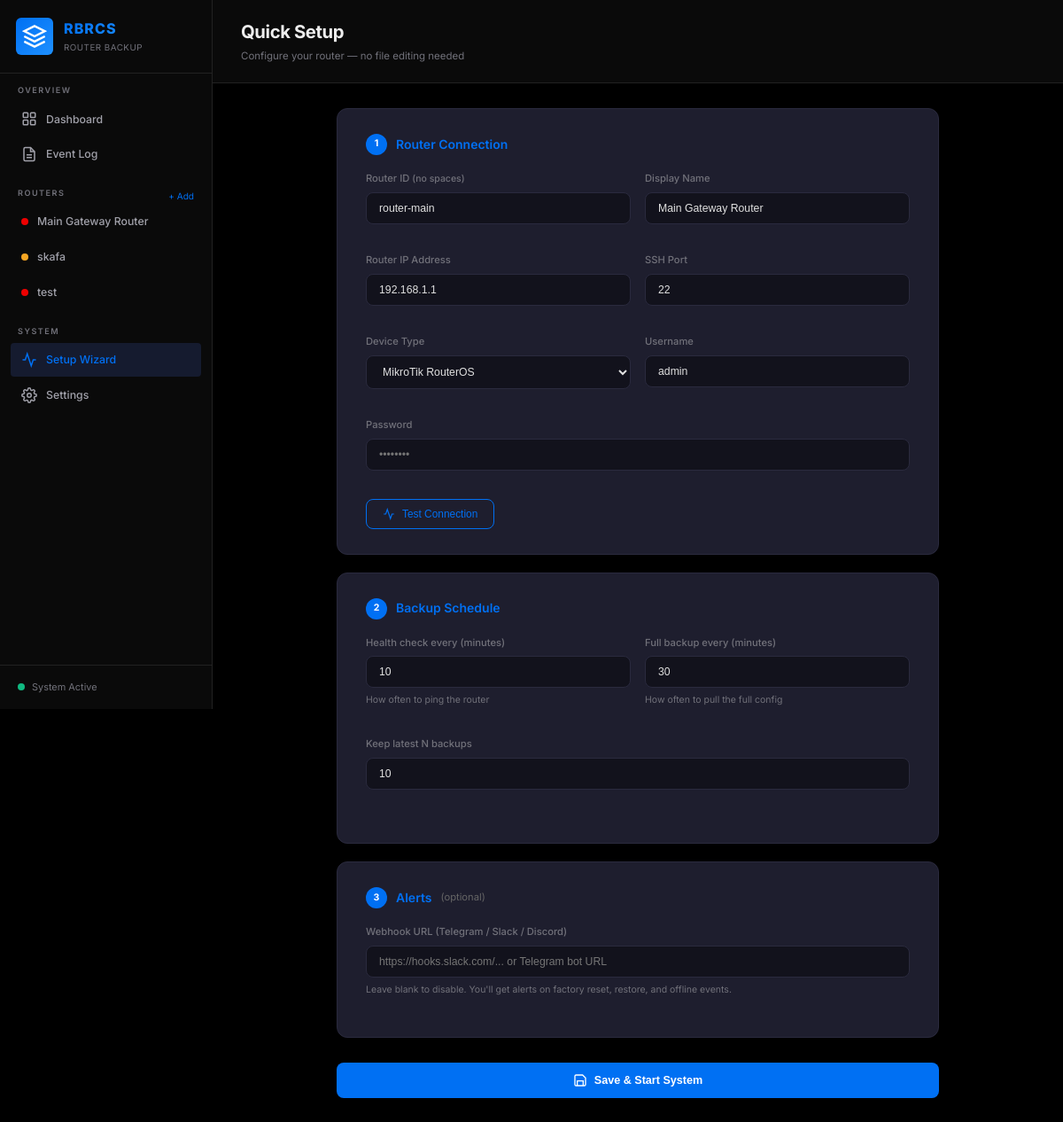
The app's page /setup with its own data.
### tables this page shows
CREATE TABLE routers (
            id            TEXT PRIMARY KEY,
            name          TEXT NOT NULL,
            host          TEXT NOT NULL,
            port          INTEGER DEFAULT 22,
            device_type   TEXT NOT NULL,
            username      TEXT,
            password      TEXT,
            ssh_key_path  TEXT,
            enable_password TEXT,
            status        TEXT DEFAULT 'unknown',
            last_seen     DATETIME,
            last_backup   DATETIME,
            created_at    DATETIME DEFAULT CURRENT_TIMESTAMP
        );

### sample_zip/mnt/user-data/outputs/rbrcs.py (the view)
@app.route("/setup")
def setup_page():
    return render_template("setup.html", config=config)

### sample_zip/mnt/user-data/outputs/rbrcs.py (called while the page is built)
def get_db(db_path=None):
    path = db_path or DB_PATH
    conn = sqlite3.connect(path)
    conn.row_factory = sqlite3.Row
    conn.execute("PRAGMA journal_mode=WAL")      # Better concurrent access
    conn.execute("PRAGMA foreign_keys=ON")
    conn.execute("PRAGMA cache_size = -2000")    # 2MB cache, reduces disk I/O
    conn.execute("PRAGMA temp_store = MEMORY")   # Keep temporary tables/indices in memory
    return conn

def get_all_routers(db_path=None):
    conn = get_db(db_path)
    rows = conn.execute("SELECT * FROM routers ORDER BY name").fetchall()
    conn.close()
    return [dict(r) for r in rows]

@app.context_processor
def inject_sidebar_routers():
    return dict(sidebar_routers=get_all_routers())

### sample_zip/templates/setup.html (shortened to what this page needs)
{% extends "base.html" %}
{% block page_title %}Quick Setup{% endblock %}
{% block page_subtitle %}Configure your router — no file editing needed{% endblock %}
{% block content %}
<div class="setup-wrap">
  <div class="setup-step">
    <h3><span class="step-num">1</span> Router Connection</h3>
    <div class="form-row">
      <div class="form-group">
        <label>Router ID <small>(no spaces)</small></label>
        <input type="text" id="s-router-id" placeholder="router-main" value="router-main">
      </div>
      <div class="form-group">
        <label>Display Name</label>
        <input type="text" id="s-router-name" placeholder="Main Gateway Router" value="Main Gateway Router">
      </div>
    </div>
    <div class="form-row">
      <div class="form-group">
        <label>Router IP Address</label>
        <input type="text" id="s-router-host" placeholder="192.168.1.1" value="{{ config.routers[0].host if config.routers else '' }}">
      </div>
      <div class="form-group">
        <label>SSH Port</label>
        <input type="number" id="s-router-port" placeholder="22" value="22">
      </div>
    </div>
    <div class="form-row">
      <div class="form-group">
        <label>Device Type</label>
        <select id="s-device-type">
          <option value="mikrotik_routeros" {% if config.routers and config.routers[0].device_type == 'mikrotik_routeros' %}selected{% endif %}>MikroTik RouterOS</option>
        </select>
      </div>
      <div class="form-group">
        <label>Username</label>
        <input type="text" id="s-username" placeholder="admin" value="{{ config.routers[0].username if config.routers else 'admin' }}">
      </div>
    </div>
    <div class="form-row single">
      <div class="form-group">
        <label>Password</label>
        <input type="password" id="s-password" placeholder="••••••••">
      </div>
    </div>
    <button class="btn-test" onclick="testConnection()">
      <svg width="14" height="14" viewBox="0 0 24 24" fill="none" stroke="currentColor" stroke-width="2"><polyline points="22 12 18 12 15 21 9 3 6 12 2 12"/></svg>
      Test Connection
    </button>
  </div>
  <div class="setup-step">
    <h3><span class="step-num">2</span> Backup Schedule</h3>
    <div class="form-row">
      <div class="form-group">
        <label>Health check every (minutes)</label>
        <input type="number" id="s-interval" value="{{ config.health_check.interval_minutes if config.health_check else 10 }}" min="1" max="60">
        <small>How often to ping the router</small>
      </div>
      <div class="form-group">
        <label>Full backup every (minutes)</label>
        <input type="number" id="s-backup-interval" value="{{ config.health_check.backup_interval_minutes if config.health_check else 30 }}" min="5" max="1440">
        <small>How often to pull the full config</small>
      </div>
    </div>
    <div class="form-row single">
      <div class="form-group">
        <label>Keep latest N backups</label>
        <input type="number" id="s-keep-latest" value="{{ config.retention.keep_latest if config.retention else 10 }}" min="3" max="100">
      </div>
    </div>
  </div>
  <div class="setup-step">
    <h3><span class="step-num">3</span> Alerts <small style="font-weight:400;color:#666;font-size:0.8rem">(optional)</small></h3>
    <div class="form-group">
      <label>Webhook URL (Telegram / Slack / Discord)</label>
      <input type="text" id="s-webhook" placeholder="https://hooks.slack.com/... or Telegram bot URL" value="{{ config.alerts.webhook_url if config.alerts else '' }}">
      <small>Leave blank to disable. You'll get alerts on factory reset, restore, and offline events.</small>
    </div>
  </div>
  <button class="btn-save" onclick="saveSetup()">
    <svg width="16" height="16" viewBox="0 0 24 24" fill="none" stroke="currentColor" stroke-width="2"><path d="M19 21H5a2 2 0 0 1-2-2V5a2 2 0 0 1 2-2h11l5 5v11a2 2 0 0 1-2 2z"/><polyline points="17 21 17 13 7 13 7 21"/></svg>
    Save & Start System
  </button>
</div>
{% endblock %}

### sample_zip/templates/base.html (shortened to what this page needs)
<!DOCTYPE html>
<html lang="en">
<head>
    <link rel="stylesheet" href="{{ url_for('static', filename='style.css') }}">
</head>
<body>
    <nav class="sidebar" id="sidebar">
        <div class="sidebar-header">
            <div class="logo">
                <div class="logo-icon">
                    <svg width="28" height="28" viewBox="0 0 24 24" fill="none" stroke="currentColor" stroke-width="2">
                        <path d="M12 2L2 7l10 5 10-5-10-5z"/>
                        <path d="M2 17l10 5 10-5"/>
                        <path d="M2 12l10 5 10-5"/>
                    </svg>
                </div>
                <div class="logo-text">
                    <span class="logo-title">RBRCS</span>
                    <span class="logo-subtitle">Router Backup</span>
                </div>
            </div>
        </div>
        <div class="nav-section">
            <span class="nav-section-title">Overview</span>
            <a href="{{ url_for('dashboard') }}" class="nav-link {% if request.endpoint == 'dashboard' %}active{% endif %}" id="nav-dashboard">
                <svg width="18" height="18" viewBox="0 0 24 24" fill="none" stroke="currentColor" stroke-width="2">
                    <rect x="3" y="3" width="7" height="7" rx="1"/>
                    <rect x="14" y="3" width="7" height="7" rx="1"/>
                    <rect x="3" y="14" width="7" height="7" rx="1"/>
                    <rect x="14" y="14" width="7" height="7" rx="1"/>
                </svg>
                Dashboard
            </a>
            <a href="{{ url_for('events_page') }}" class="nav-link {% if request.endpoint == 'events_page' %}active{% endif %}" id="nav-events">
                <svg width="18" height="18" viewBox="0 0 24 24" fill="none" stroke="currentColor" stroke-width="2">
                    <path d="M14 2H6a2 2 0 0 0-2 2v16a2 2 0 0 0 2 2h12a2 2 0 0 0 2-2V8z"/>
                    <polyline points="14 2 14 8 20 8"/>
                    <line x1="16" y1="13" x2="8" y2="13"/>
                    <line x1="16" y1="17" x2="8" y2="17"/>
                </svg>
                Event Log
            </a>
        </div>
        <div class="nav-section">
            <div style="display: flex; justify-content: space-between; align-items: center;">
                <span class="nav-section-title">Routers</span>
                <a href="{{ url_for('add_router_page') }}" style="color: var(--accent-blue); text-decoration: none; font-size: 0.72rem; padding-right: 8px;">+ Add</a>
            </div>
            {% for router in sidebar_routers %}
            <a href="{{ url_for('router_detail', router_id=router.id) }}" class="nav-link" id="nav-router-{{ router.id }}">
                <span class="status-dot {{ router.status }}"></span>
                {{ router.name }}
            </a>
            {% endfor %}
        </div>
        <div class="nav-section">
            <span class="nav-section-title">System</span>
            <a href="/setup" class="nav-link {% if request.endpoint == 'setup_page' %}active{% endif %}" id="nav-setup">
                <svg width="18" height="18" viewBox="0 0 24 24" fill="none" stroke="currentColor" stroke-width="2">
                    <polyline points="22 12 18 12 15 21 9 3 6 12 2 12"/>
                </svg>
                Setup Wizard
            </a>
            <a href="{{ url_for('settings_page') }}" class="nav-link {% if request.endpoint == 'settings_page' %}active{% endif %}" id="nav-settings">
                Settings
            </a>
        </div>
        <div class="sidebar-footer">
            <div class="system-status">
                <span class="status-dot online"></span>
                <span>System Active</span>
            </div>
        </div>
    </nav>
    <main class="main-content" id="main-content">
        <header class="top-bar">
            <div class="page-title">
                <h1 id="page-heading">{% block page_title %}Dashboard{% endblock %}</h1>
                <p class="page-subtitle">{% block page_subtitle %}{% endblock %}</p>
            </div>
        </header>
        <div class="content-area">
            {% block content %}{% endblock %}
        </div>
    </main>
</body>
</html>

### sample_zip/static/style.css (style rules this page uses)
:root { --bg-primary: #000000; --bg-secondary: #0A0A0A; --bg-card: #111111; --bg-card-hover: #161616; --bg-surface: #1A1A1A; --bg-input: #111111; --border-color: #222; --border-hover: #333; --text-primary: #EDEDED; --text-secondary: #A1A1AA; --text-muted: #71717A; --accent-blue: #0070F3; --accent-blue-glow: transparent; --accent-green: #10B981; --accent-green-glow: transparent; --accent-orange: #F5A623; --accent-orange-glow: transparent; --accent-red: #E00; --accent-red-glow: transparent; --accent-purple: #7928CA; --accent-purple-glow: transparent; --accent-cyan: #00B4D8; --gradient-blue: linear-gradient(135deg, #0070F3, #1E90FF); --gradient-green: linear-gradient(135deg, #10B981, #059669); --gradient-orange: linear-gradient(135deg, #F5A623, #D97706); --gradient-purple: linear-gradient(135deg, #7928CA, #4C1D95); --sidebar-width: 240px; --radius-sm: 4px; --radius-md: 6px; --radius-lg: 8px; --radius-xl: 10px; --font-sans: 'Inter', -apple-system, BlinkMacSystemFont, sans-serif; --font-mono: 'JetBrains Mono', 'Fira Code', monospace; --transition-fast: 0.15s ease; --transition-normal: 0.25s ease; --transition-slow: 0.4s ease; }
*, *::before, *::after { margin: 0; padding: 0; box-sizing: border-box; }
html { font-size: 14px; scroll-behavior: smooth; }
body { font-family: var(--font-sans); background: var(--bg-primary); color: var(--text-primary); line-height: 1.6; display: flex; min-height: 100vh; overflow-x: hidden; }
.sidebar { width: var(--sidebar-width); height: 100vh; position: fixed; top: 0; left: 0; background: var(--bg-secondary); border-right: 1px solid var(--border-color); display: flex; flex-direction: column; z-index: 100; overflow-y: auto; }
.sidebar-header { padding: 20px 18px; border-bottom: 1px solid var(--border-color); }
.logo { display: flex; align-items: center; gap: 12px; }
.logo-icon { width: 42px; height: 42px; display: flex; align-items: center; justify-content: center; background: var(--gradient-blue); border-radius: var(--radius-md); color: white; box-shadow: 0 4px 16px var(--accent-blue-glow); }
.logo-text { display: flex; flex-direction: column; }
.logo-title { font-size: 1.15rem; font-weight: 800; letter-spacing: 1px; background: var(--gradient-blue); -webkit-background-clip: text; -webkit-text-fill-color: transparent; background-clip: text; }
.logo-subtitle { font-size: 0.7rem; color: var(--text-muted); text-transform: uppercase; letter-spacing: 0.5px; }
.nav-section { padding: 12px 12px 4px; }
.nav-section-title { font-size: 0.65rem; text-transform: uppercase; letter-spacing: 1.5px; color: var(--text-muted); padding: 0 8px; margin-bottom: 6px; display: block; font-weight: 600; }
.nav-link { display: flex; align-items: center; gap: 10px; padding: 9px 12px; border-radius: var(--radius-sm); color: var(--text-secondary); text-decoration: none; font-size: 0.88rem; font-weight: 500; transition: all var(--transition-fast); margin-bottom: 2px; }
.nav-link.active { background: rgba(79, 124, 255, 0.15); color: var(--accent-blue); }
.nav-link.active svg { color: var(--accent-blue); }
.sidebar-footer { margin-top: auto; padding: 16px 20px; border-top: 1px solid var(--border-color); }
.system-status { display: flex; align-items: center; gap: 8px; font-size: 0.78rem; color: var(--text-muted); }
.status-dot { width: 8px; height: 8px; border-radius: 50%; display: inline-block; flex-shrink: 0; }
.status-dot.online { background: var(--accent-green); box-shadow: 0 0 8px var(--accent-green-glow); }
.status-dot.offline { background: var(--accent-red); box-shadow: 0 0 8px var(--accent-red-glow); }
.status-dot.error, .status-dot.ssh_error { background: var(--accent-orange); box-shadow: 0 0 8px var(--accent-orange-glow); }
.main-content { margin-left: var(--sidebar-width); flex: 1; min-height: 100vh; display: flex; flex-direction: column; }
.top-bar { display: flex; align-items: center; justify-content: space-between; padding: 20px 32px; border-bottom: 1px solid var(--border-color); background: var(--bg-secondary); position: sticky; top: 0; z-index: 50; backdrop-filter: blur(12px); }
.page-title h1 { font-size: 1.45rem; font-weight: 700; color: var(--text-primary); letter-spacing: -0.02em; }
.page-subtitle { font-size: 0.82rem; color: var(--text-muted); margin-top: 2px; }
.content-area { padding: 28px 32px; flex: 1; }
.form-group { display: flex; flex-direction: column; gap: 8px; }

### records on screen
routers: name "Main Gateway Router"
routers: name "skafa"
routers: name "test"
